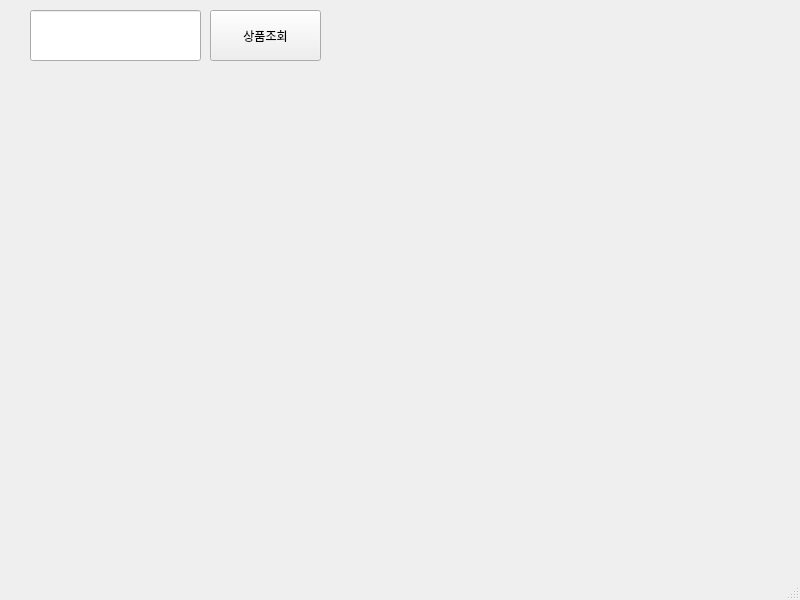
<?xml version="1.0" encoding="UTF-8"?>
<ui version="4.0">
 <class>MainWindow</class>
 <widget class="QMainWindow" name="MainWindow">
  <property name="geometry">
   <rect>
    <x>0</x>
    <y>0</y>
    <width>800</width>
    <height>600</height>
   </rect>
  </property>
  <property name="windowTitle">
   <string>MainWindow</string>
  </property>
  <widget class="QWidget" name="centralwidget">
   <widget class="QPushButton" name="pushButton">
    <property name="geometry">
     <rect>
      <x>210</x>
      <y>10</y>
      <width>111</width>
      <height>51</height>
     </rect>
    </property>
    <property name="text">
     <string>상품조회</string>
    </property>
   </widget>
   <widget class="QLineEdit" name="lineEdit">
    <property name="geometry">
     <rect>
      <x>30</x>
      <y>10</y>
      <width>171</width>
      <height>51</height>
     </rect>
    </property>
   </widget>
  </widget>
  <widget class="QMenuBar" name="menubar">
   <property name="geometry">
    <rect>
     <x>0</x>
     <y>0</y>
     <width>800</width>
     <height>24</height>
    </rect>
   </property>
  </widget>
  <widget class="QStatusBar" name="statusbar"/>
 </widget>
 <resources/>
 <connections/>
</ui>
